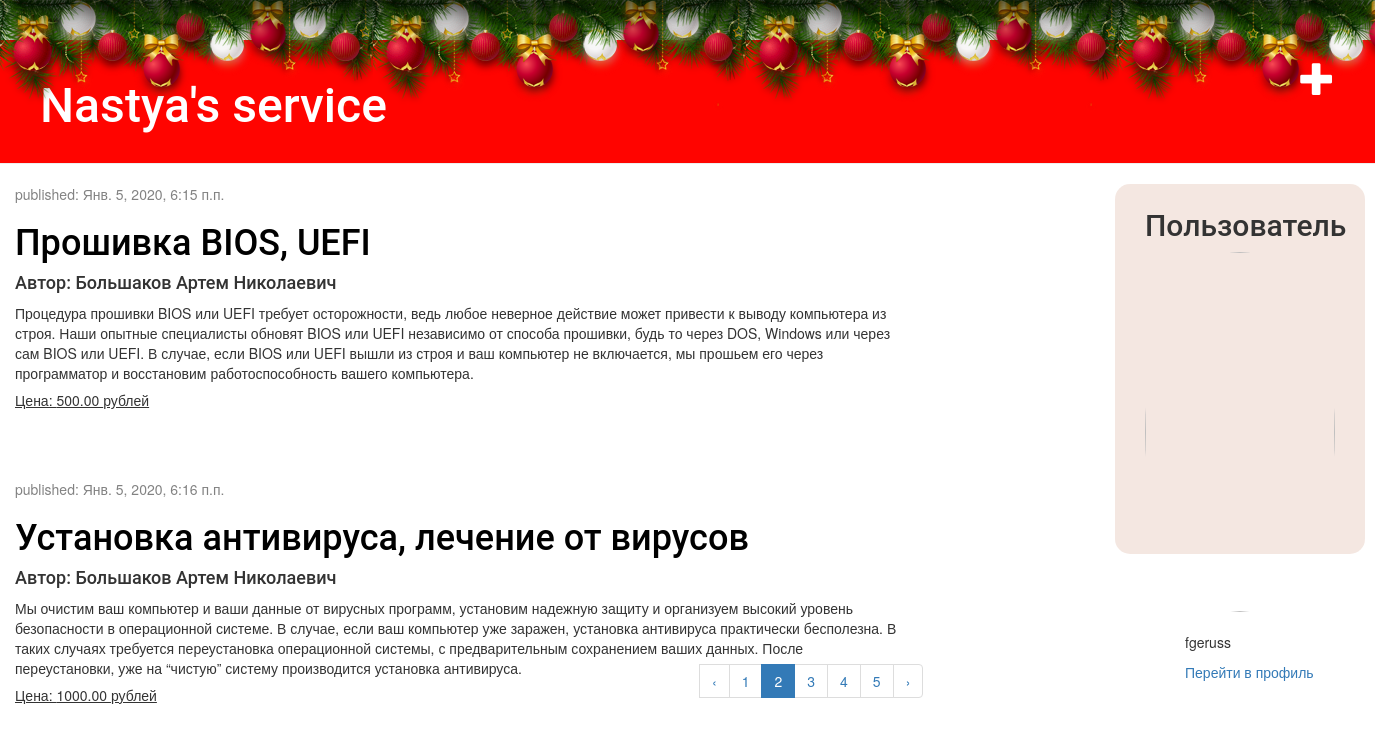
Page /?page=2 (signed in) on the committed database.
### dz/models.py (models this page shows, shortened)
class Service(models.Model):
	worker = models.ForeignKey(settings.AUTH_USER_MODEL, on_delete=models.CASCADE)
	author = models.CharField(max_length=100, default='')
	title = models.CharField(max_length=200)
	text = models.TextField()
	price = models.DecimalField(max_digits=15, decimal_places=2, default=0)
	created_date = models.DateTimeField(default=timezone.now())
	published_date = models.DateTimeField(blank=True, null=True)
	image = models.ImageField(upload_to='image', null=True, blank=True)

### dz/views.py (the view)
# urls.py: path('', views.main, name='main'),
def main(request):
	query_list = Service.objects.filter(published_date__lte=timezone.now()).order_by('published_date')
	paginator = Paginator(query_list, 2)
	page = request.GET.get('page')
	try:
		queryset = paginator.page(page)
	except PageNotAnInteger:
		queryset = paginator.page(1)
	except EmptyPage:
		queryset = paginator.page(paginator.num_pages)
	return render(request, 'blog/main.html', {'posts': queryset})

### templates/blog/main.html
{% extends 'blog/base.html' %}
{% block content %}
     {% for post in posts %}
         <div class="post">
             <div class="date">
                 <p>published: {{ post.published_date }}</p>
             </div>
             <h1><a href="{% url 'post_detail' pk=post.pk %}">{{ post.title }}</a> </h1>
             <h4>Автор: {{ post.author }}</h4>
             <p>{{ post.text|linebreaksbr }}</p>
             <h5> Цена: {{ post.price }} рублей</h5>
         </div>
     {% endfor %}
{% endblock %}

### templates/blog/base.html (shortened to what this page needs)
{% load static %}
{% load avatar_tags %}
<html>
    <head>
        <link rel="stylesheet" href="//maxcdn.bootstrapcdn.com/bootstrap/3.2.0/css/bootstrap.min.css">
        <link rel="stylesheet" href="//maxcdn.bootstrapcdn.com/bootstrap/3.2.0/css/bootstrap-theme.min.css">
        <link rel="stylesheet" href="{% static 'css/blog.css' %}">
        <link rel="stylesheet" href="{% static 'css/style.css' %}">
    </head>
    <body>
    <div class="b-page_newyear">
            <div class="b-page__content">
        <i class="b-head-decor">
            <i class="b-head-decor__inner b-head-decor__inner_n1">
              <div class="b-ball b-ball_n1 b-ball_bounce" data-note="0"><div class="b-ball__right"></div><div class="b-ball__i"></div></div>
              <div class="b-ball b-ball_n2 b-ball_bounce" data-note="1"><div class="b-ball__right"></div><div class="b-ball__i"></div></div>
              <div class="b-ball b-ball_n3 b-ball_bounce" data-note="2"><div class="b-ball__right"></div><div class="b-ball__i"></div></div>
              <div class="b-ball b-ball_n4 b-ball_bounce" data-note="3"><div class="b-ball__right"></div><div class="b-ball__i"></div></div>
              <div class="b-ball b-ball_n5 b-ball_bounce" data-note="4"><div class="b-ball__right"></div><div class="b-ball__i"></div></div>
              <div class="b-ball b-ball_n6 b-ball_bounce" data-note="5"><div class="b-ball__right"></div><div class="b-ball__i"></div></div>
              <div class="b-ball b-ball_n7 b-ball_bounce" data-note="6"><div class="b-ball__right"></div><div class="b-ball__i"></div></div>
              <div class="b-ball b-ball_n8 b-ball_bounce" data-note="7"><div class="b-ball__right"></div><div class="b-ball__i"></div></div>
              <div class="b-ball b-ball_n9 b-ball_bounce" data-note="8"><div class="b-ball__right"></div><div class="b-ball__i"></div></div>
              <div class="b-ball b-ball_i1"><div class="b-ball__right"></div><div class="b-ball__i"></div></div>
              <div class="b-ball b-ball_i2"><div class="b-ball__right"></div><div class="b-ball__i"></div></div>
              <div class="b-ball b-ball_i3"><div class="b-ball__right"></div><div class="b-ball__i"></div></div>
              <div class="b-ball b-ball_i4"><div class="b-ball__right"></div><div class="b-ball__i"></div></div>
              <div class="b-ball b-ball_i5"><div class="b-ball__right"></div><div class="b-ball__i"></div></div>
              <div class="b-ball b-ball_i6"><div class="b-ball__right"></div><div class="b-ball__i"></div></div>
            </i>
            <i class="b-head-decor__inner b-head-decor__inner_n2">
              <div class="b-ball b-ball_n1 b-ball_bounce" data-note="9"><div class="b-ball__right"></div><div class="b-ball__i"></div></div>
              <div class="b-ball b-ball_n2 b-ball_bounce" data-note="10"><div class="b-ball__right"></div><div class="b-ball__i"></div></div>
              <div class="b-ball b-ball_n3 b-ball_bounce" data-note="11"><div class="b-ball__right"></div><div class="b-ball__i"></div></div>
              <div class="b-ball b-ball_n4 b-ball_bounce" data-note="12"><div class="b-ball__right"></div><div class="b-ball__i"></div></div>
              <div class="b-ball b-ball_n5 b-ball_bounce" data-note="13"><div class="b-ball__right"></div><div class="b-ball__i"></div></div>
              <div class="b-ball b-ball_n6 b-ball_bounce" data-note="14"><div class="b-ball__right"></div><div class="b-ball__i"></div></div>
              <div class="b-ball b-ball_n7 b-ball_bounce" data-note="15"><div class="b-ball__right"></div><div class="b-ball__i"></div></div>
              <div class="b-ball b-ball_n8 b-ball_bounce" data-note="16"><div class="b-ball__right"></div><div class="b-ball__i"></div></div>
              <div class="b-ball b-ball_n9 b-ball_bounce" data-note="17"><div class="b-ball__right"></div><div class="b-ball__i"></div></div>
              <div class="b-ball b-ball_i1"><div class="b-ball__right"></div><div class="b-ball__i"></div></div>
              <div class="b-ball b-ball_i2"><div class="b-ball__right"></div><div class="b-ball__i"></div></div>
              <div class="b-ball b-ball_i3"><div class="b-ball__right"></div><div class="b-ball__i"></div></div>
              <div class="b-ball b-ball_i4"><div class="b-ball__right"></div><div class="b-ball__i"></div></div>
              <div class="b-ball b-ball_i5"><div class="b-ball__right"></div><div class="b-ball__i"></div></div>
              <div class="b-ball b-ball_i6"><div class="b-ball__right"></div><div class="b-ball__i"></div></div>
            </i>
            <i class="b-head-decor__inner b-head-decor__inner_n3">
              <div class="b-ball b-ball_n1 b-ball_bounce" data-note="18"><div class="b-ball__right"></div><div class="b-ball__i"></div></div>
              <div class="b-ball b-ball_n2 b-ball_bounce" data-note="19"><div class="b-ball__right"></div><div class="b-ball__i"></div></div>
              <div class="b-ball b-ball_n3 b-ball_bounce" data-note="20"><div class="b-ball__right"></div><div class="b-ball__i"></div></div>
              <div class="b-ball b-ball_n4 b-ball_bounce" data-note="21"><div class="b-ball__right"></div><div class="b-ball__i"></div></div>
              <div class="b-ball b-ball_n5 b-ball_bounce" data-note="22"><div class="b-ball__right"></div><div class="b-ball__i"></div></div>
              <div class="b-ball b-ball_n6 b-ball_bounce" data-note="23"><div class="b-ball__right"></div><div class="b-ball__i"></div></div>
              <div class="b-ball b-ball_n7 b-ball_bounce" data-note="24"><div class="b-ball__right"></div><div class="b-ball__i"></div></div>
              <div class="b-ball b-ball_n8 b-ball_bounce" data-note="25"><div class="b-ball__right"></div><div class="b-ball__i"></div></div>
              <div class="b-ball b-ball_n9 b-ball_bounce" data-note="26"><div class="b-ball__right"></div><div class="b-ball__i"></div></div>
              <div class="b-ball b-ball_i1"><div class="b-ball__right"></div><div class="b-ball__i"></div></div>
              <div class="b-ball b-ball_i2"><div class="b-ball__right"></div><div class="b-ball__i"></div></div>
              <div class="b-ball b-ball_i3"><div class="b-ball__right"></div><div class="b-ball__i"></div></div>
              <div class="b-ball b-ball_i4"><div class="b-ball__right"></div><div class="b-ball__i"></div></div>
              <div class="b-ball b-ball_i5"><div class="b-ball__right"></div><div class="b-ball__i"></div></div>
              <div class="b-ball b-ball_i6"><div class="b-ball__right"></div><div class="b-ball__i"></div></div>
            </i>
            <i class="b-head-decor__inner b-head-decor__inner_n4">
              <div class="b-ball b-ball_n1 b-ball_bounce" data-note="27"><div class="b-ball__right"></div><div class="b-ball__i"></div></div>
              <div class="b-ball b-ball_n2 b-ball_bounce" data-note="28"><div class="b-ball__right"></div><div class="b-ball__i"></div></div>
              <div class="b-ball b-ball_n3 b-ball_bounce" data-note="29"><div class="b-ball__right"></div><div class="b-ball__i"></div></div>
              <div class="b-ball b-ball_n4 b-ball_bounce" data-note="30"><div class="b-ball__right"></div><div class="b-ball__i"></div></div>
              <div class="b-ball b-ball_n5 b-ball_bounce" data-note="31"><div class="b-ball__right"></div><div class="b-ball__i"></div></div>
              <div class="b-ball b-ball_n6 b-ball_bounce" data-note="32"><div class="b-ball__right"></div><div class="b-ball__i"></div></div>
              <div class="b-ball b-ball_n7 b-ball_bounce" data-note="33"><div class="b-ball__right"></div><div class="b-ball__i"></div></div>
              <div class="b-ball b-ball_i1"><div class="b-ball__right"></div><div class="b-ball__i"></div></div>
              <div class="b-ball b-ball_i2"><div class="b-ball__right"></div><div class="b-ball__i"></div></div>
              <div class="b-ball b-ball_i3"><div class="b-ball__right"></div><div class="b-ball__i"></div></div>
              <div class="b-ball b-ball_i4"><div class="b-ball__right"></div><div class="b-ball__i"></div></div>
            </i>
        </i>
        </div>
    </div>
        <div class="page-header">
            {% if user.is_authenticated %}
                <a href="{% url 'post_new' %}" class="top-menu"><span class="glyphicon glyphicon-plus"></span></a>
                <h1><a href="/">Nastya's service</a></h1>
            {% else %}
                <a href="{% url 'login' %}" class="top-menu"><span class="glyphicon glyphicon-lock"></span></a>
                <h1><a href="/">Nastya's service</a></h1>
            {% endif %}
        </div>
        <div class="col-md-8">
            {% if user.is_authenticated %}
                <div class="id_username">
                    <h2 >Пользователь</h2>
                    <img src="{% avatar_url user 265%}" class="Avatar_main">
                    <div class="id_1">
                        <br/>
                        <p>{{ user.username }}</p>
                        <a href="{% url 'profile' %}">Перейти в профиль</a>
                    </div>
                </div>
            {% endif %}
            {% block content %}
            {% endblock %}
        </div>
        <div class="ttt">
        <div>
            <nav>
            <ul class="pagination">
        <li>
          {% if posts.has_previous %}
             <li class="previous"> <a href="?page={{ posts.previous_page_number }}">
             <span aria-hidden="true">‹</span></a>
          {% else %}
              <li class="previous disabled"><a>‹</a>
          {% endif %}
        </li>
         {% for page in posts.paginator.page_range %}
            {% if page == posts.number %}
            <li class="pg active"><a class = "page_number" href="?page={{page}}">{{page}}</a>
            {% else %}
            <li class="pg"><a class = "page_number" href="?page={{page}}">{{page}}</a>
            {% endif %}
        {% endfor %}
        <li class="page-item">
          {% if posts.has_next %}
            <li class="previous"> <a href="?page={{ posts.next_page_number }}">›</a></li>
          {% else %}
              <li class="next disabled"><a>›</a>
          {% endif %}
        </li>
      </ul>
    </nav>
  </div>
</div>
    </body>
</html>

### dz/static/css/blog.css (style rules this page uses)
.page-header { background-color: rgb(255, 4, 0); margin-top: 0; padding: 20px 20px 20px 40px; }
.page-header h1, .page-header h1 a, .page-header h1 a:visited, .page-header h1 a:active { color: #ffffff; font-size: 36pt; text-decoration: none; }
h1, h2, h3, h4 { font-family: 'Roboto'; }
h5 { text-decoration: underline; }
.date { color: #828282; }
.top-menu { color: #ffffff; float: right; font-size: 26pt; margin-right: 20px; }
.post { margin-bottom: 70px; }
.post h1 a, .post h1 a:visited { color: #000000; }
.id_username { position: absolute; margin: 0 1100px; padding: 5px 30px; background: rgba(204, 141, 112, 0.21); border-radius: 15px; width: 250px; height: 370px }
img.Avatar_main { width: 100%; border-radius: 50%; }
.ttt { position: absolute; margin: 460px 700px; width: 500px; height: 0; }
.id_1 { position: absolute; margin: 0 40px; }

### dz/static/css/style.css (style rules this page uses)
body { position:relative; z-index:0; margin:0; padding:0 0 1em 0; background-repeat: no-repeat; background-size: cover; background-attachment: fixed; background-position: center top; }
.b-page__content { min-height: 40px; }
.b-head-decor { display:none }
.b-page_newyear .b-head-decor { position:absolute; top:0; left:0; display:block; height:115px; width:100%; overflow:hidden; background:url(balls/b-head-decor_newyear.png) repeat-x 0 0 }
.b-page_newyear .b-head-decor__inner { position:absolute;top:0;left:0;height:115px;display:block;width:373px }
.b-page_newyear .b-head-decor::before { content:'';display:block;position:absolute;top:-115px;left:0;z-index:3;height:115px;display:block;width:100%;box-shadow:0 15px 30px rgba(0,0,0,0.75) }
.b-page_newyear .b-head-decor__inner_n2 { left:373px }
.b-page_newyear .b-head-decor__inner_n3 { left:746px }
.b-page_newyear .b-head-decor__inner_n4 { left:1119px }
.b-ball { position:absolute }
.b-ball_n1 { top:0;left:3px;width:59px;height:83px }
.b-ball_n2 { top:-19px;left:51px;width:55px;height:70px }
.b-ball_n3 { top:9px;left:88px;width:49px;height:67px }
.b-ball_n4 { top:0;left:133px;width:57px;height:102px }
.b-ball_n5 { top:0;left:166px;width:49px;height:57px }
.b-ball_n6 { top:6px;left:200px;width:54px;height:70px }
.b-ball_n7 { top:0;left:240px;width:56px;height:67px }
.b-ball_n8 { top:0;left:283px;width:54px;height:53px }
.b-ball_n9 { top:10px;left:321px;width:49px;height:66px }
.b-ball_n1 .b-ball__i { background:url(balls/b-ball_n1.png) no-repeat }
.b-ball_n2 .b-ball__i { background:url(balls/b-ball_n2.png) no-repeat }
.b-ball_n3 .b-ball__i { background:url(balls/b-ball_n3.png) no-repeat }
.b-ball_n4 .b-ball__i { background:url(balls/b-ball_n4.png) no-repeat }
.b-ball_n5 .b-ball__i { background:url(balls/b-ball_n5.png) no-repeat }
.b-ball_n6 .b-ball__i { background:url(balls/b-ball_n6.png) no-repeat }
.b-ball_n7 .b-ball__i { background:url(balls/b-ball_n7.png) no-repeat }
.b-ball_n8 .b-ball__i { background:url(balls/b-ball_n8.png) no-repeat }
.b-ball_n9 .b-ball__i { background:url(balls/b-ball_n9.png) no-repeat }
.b-ball_i1 .b-ball__i { background:url(balls/b-ball_i1.png) no-repeat }
.b-ball_i2 .b-ball__i { background:url(balls/b-ball_i2.png) no-repeat }
.b-ball_i3 .b-ball__i { background:url(balls/b-ball_i3.png) no-repeat }
.b-ball_i4 .b-ball__i { background:url(balls/b-ball_i4.png) no-repeat }
.b-ball_i5 .b-ball__i { background:url(balls/b-ball_i5.png) no-repeat }
.b-ball_i6 .b-ball__i { background:url(balls/b-ball_i6.png) no-repeat }
.b-ball_i1 { top:0;left:0;width:25px;height:71px }
.b-ball_i2 { top:0;left:25px;width:61px;height:27px }
.b-ball_i3 { top:0;left:176px;width:29px;height:31px }
.b-ball_i4 { top:0;left:205px;width:50px;height:51px }
.b-ball_i5 { top:0;left:289px;width:78px;height:28px }
.b-ball_i6 { top:0;left:367px;width:6px;height:69px }
.b-ball__i { position:absolute; width:100%; height:100%; -webkit-transform-origin:50% 0; -moz-transform-origin:50% 0; -o-transform-origin:50% 0; transform-origin:50% 0; -webkit-transition:all .3s ease-in-out; -moz-transition:all .3s ease-in-out; -o-transition:all .3s ease-in-out; transition:all .3s ease-in-out; pointer-events:none }
.b-ball_bounce .b-ball__right { position:absolute;top:0;right:0;left:50%;bottom:0;z-index:9 }

### rows in the picture
Service: published_date "Янв. 5, 2020, 6:15 п.п.", title "Прошивка BIOS, UEFI", author "Большаков Артем Николаевич", text "Процедура прошивки BIOS или UEFI требует осторожности, ведь любое неверное действие может привести к выводу компьютера из строя. Наши опытные специалисты обновят BIOS или UEFI независимо от способа прошивки, будь то через DOS, Windows или через сам BIOS или UEFI. В случае, если BIOS или UEFI вышли из строя и ваш компьютер не включается, мы прошьем его через программатор и восстановим работоспособность вашего компьютера.", price "500.00"
Service: published_date "Янв. 5, 2020, 6:16 п.п.", title "Установка антивируса, лечение от вирусов", author "Большаков Артем Николаевич", text "Мы очистим ваш компьютер и ваши данные от вирусных программ, установим надежную защиту и организуем высокий уровень безопасности в операционной системе. В случае, если ваш компьютер уже заражен, установка антивируса практически бесполезна. В таких случаях требуется переустановка операционной системы, с предварительным сохранением ваших данных. После переустановки, уже на “чистую” систему производится установка антивируса.", price "1000.00"

### other values in the picture
{{ user.username }} "fgeruss"
{{ page }} "1" "3" "4" "5"
{{ page }} "2"
